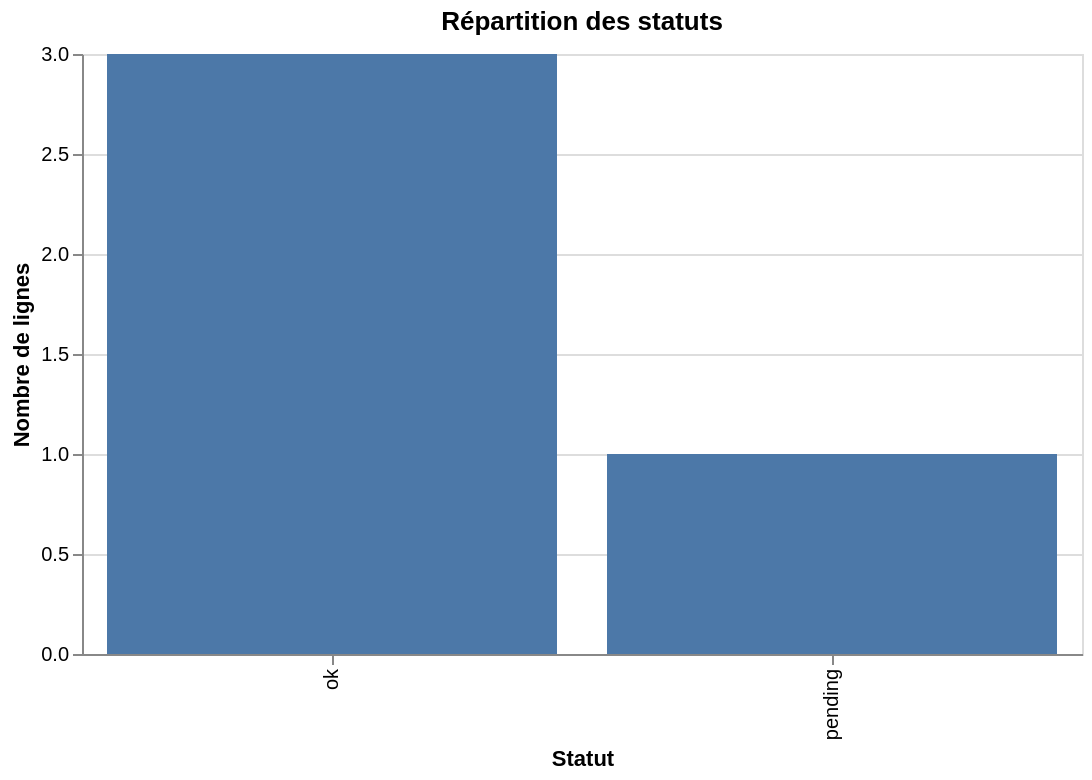

Notebook code cell kept with this figure:
### Code cell
alt.Chart(quality).mark_bar().encode(
    x=alt.X("statut_normalise:N", title="Statut"),
    y=alt.Y("nb_lignes:Q", title="Nombre de lignes"),
    tooltip=["statut_normalise", "nb_lignes", "nb_valides"],
).properties(title="Répartition des statuts", width=500)

### Figure 1 — Vega-Lite specification as saved in the notebook (floating-point values rounded to 4 significant figures)
{"config": {"view": {"continuousWidth": 300, "continuousHeight": 300}}, "data": {"name": "data-3cca63e7b2be55e249b8bcf8173848ee"}, "mark": {"type": "bar"}, "encoding": {"tooltip": [{"field": "statut_normalise", "type": "nominal"}, {"field": "nb_lignes", "type": "quantitative"}, {"field": "nb_valides", "type": "quantitative"}], "x": {"field": "statut_normalise", "title": "Statut", "type": "nominal"}, "y": {"field": "nb_lignes", "title": "Nombre de lignes", "type": "quantitative"}}, "title": "Répartition des statuts", "width": 500, "$schema": "https://vega.github.io/schema/vega-lite/v6.1.0.json", "datasets": {"data-3cca63e7b2be55e249b8bcf8173848ee": [{"statut_normalise": "ok", "nb_lignes": 3, "nb_valides": 3}, {"statut_normalise": "pending", "nb_lignes": 1, "nb_valides": 0}]}}
